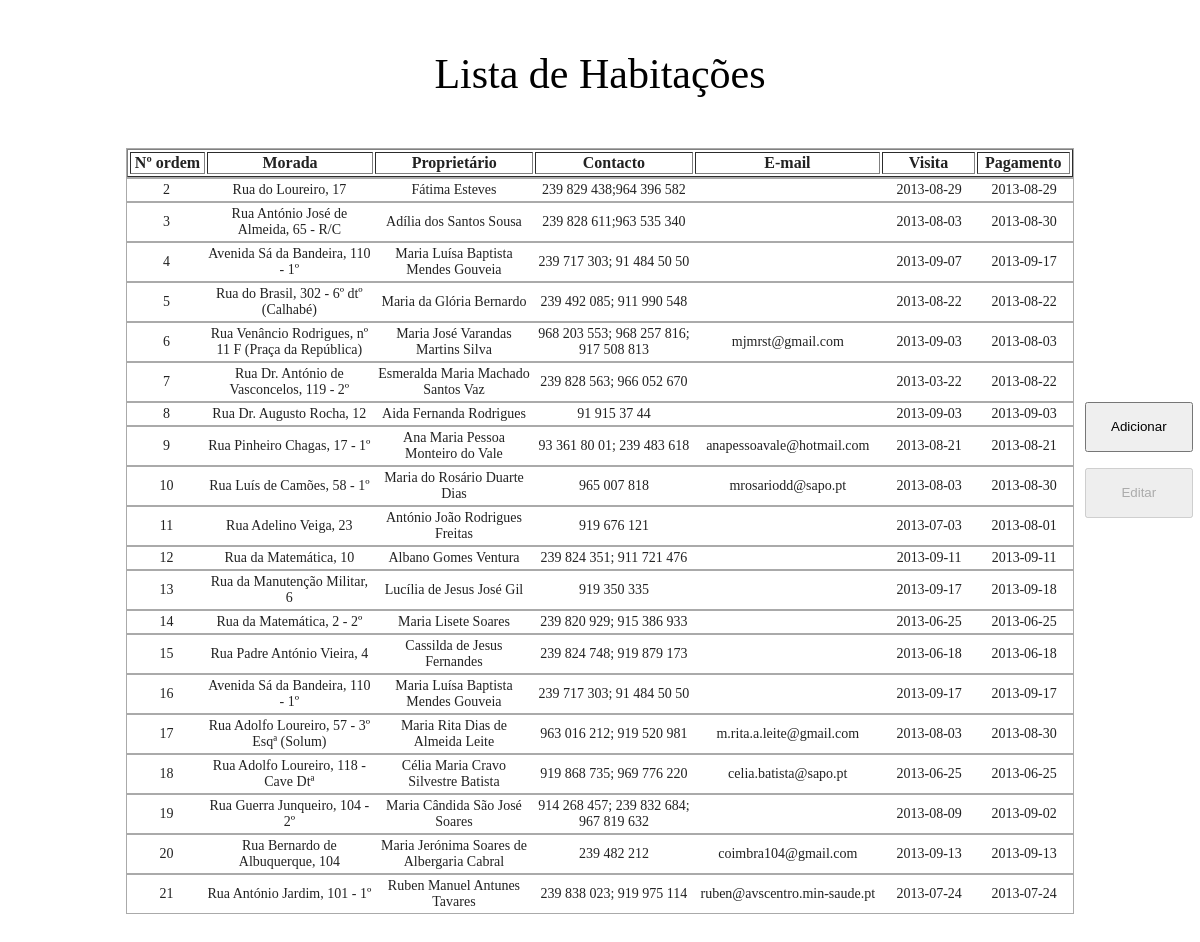
The page /site/admin/lista.php on the database as committed earlier.
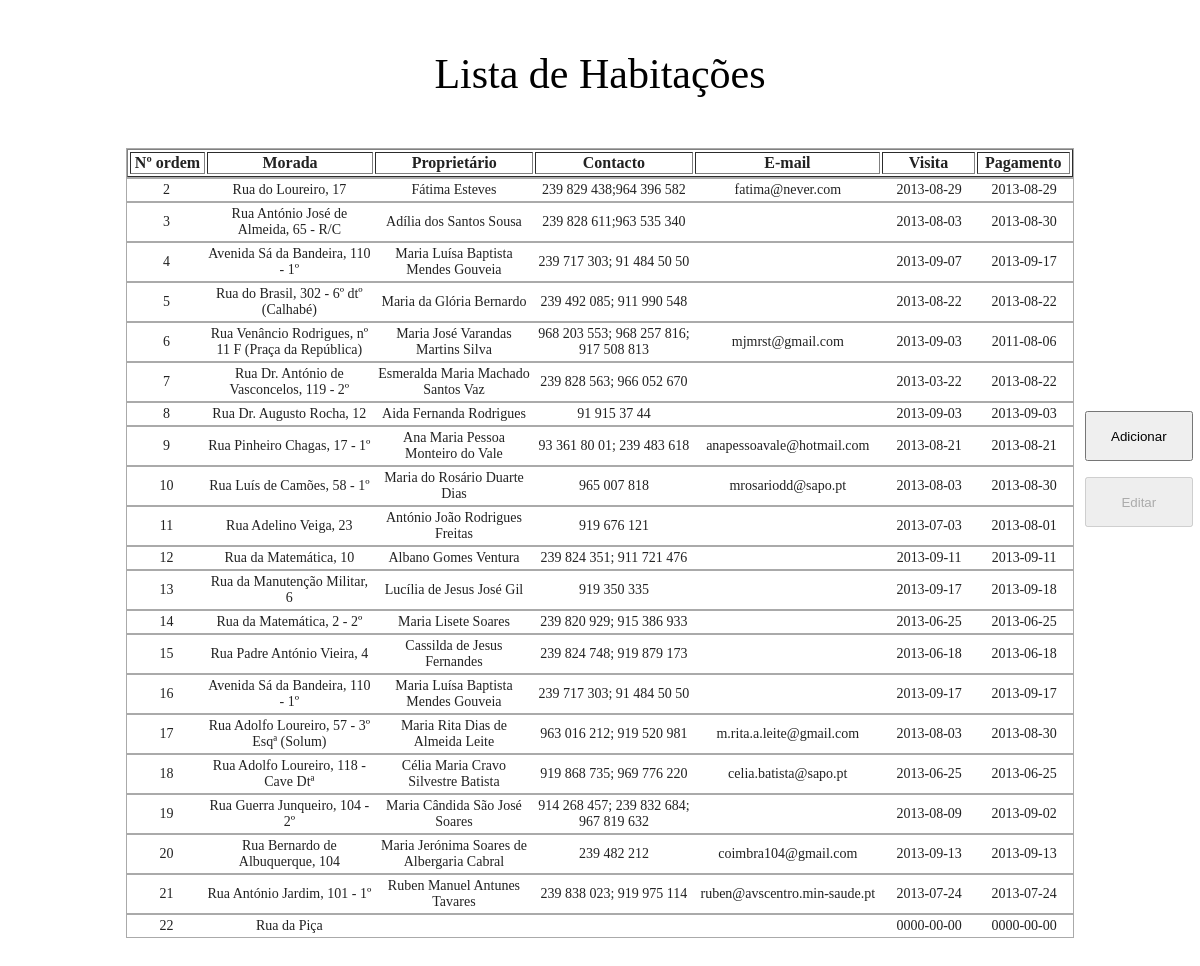
The same page on the database as committed later.
### tables this page shows
CREATE TABLE IF NOT EXISTS `ordens` (
  `ID` int(13) unsigned NOT NULL AUTO_INCREMENT,
  `Visivel` tinyint(1) NOT NULL,
  `Certificacao` tinyint(1) NOT NULL,
  `Senhorio` tinyint(1) NOT NULL,
  `Lavagem_roupa` tinyint(1) NOT NULL,
  `Mobilado` tinyint(1) NOT NULL,
  `Animais` tinyint(1) NOT NULL,
  `Visitas` tinyint(1) NOT NULL,
  `Agua` tinyint(1) NOT NULL,
  `Luz` tinyint(1) NOT NULL,
  `Gas` tinyint(1) NOT NULL,
  `Internet` tinyint(1) NOT NULL,
  `Outras_despesas` varchar(64) NOT NULL,
  `Morada` varchar(256) NOT NULL,
  `Zona` varchar(4) NOT NULL,
  `Proprietario` varchar(64) NOT NULL,
  `Contacto` varchar(64) NOT NULL,
  `Email` varchar(64) NOT NULL,
  `Inscricao_ano` year(4) NOT NULL,
  `Numero_pessoas` int(7) NOT NULL,
  `Min_meses` int(7) NOT NULL,
  `Sexo` set('Masculino','Feminino','Ambos') NOT NULL,
  `Cozinha` int(2) NOT NULL,
  `Casa_de_banho` int(2) NOT NULL,
  `Dimensoes` int(2) NOT NULL,
  `Estado_casa` int(2) NOT NULL,
  `Avaliador` varchar(64) NOT NULL,
  `Tipo` set('Apartamento','Quarto','Residencia','Republica') NOT NULL,
  `Visita` date NOT NULL,
  `Pagamento` date NOT NULL,
  PRIMARY KEY (`ID`)
);

### site/lib/QuickSQL.php (called while the page is built, shortened)
<?
	class QuickSQL {
		function __construct($db, $user, $password) {
			if (!$this->connection = mysql_connect('localhost', $user, $password))
				return $this->loginFailed = true;
			$tables = $this->Query('SHOW TABLES');
		}
		function Query($query) {
			if (!$result = mysql_query($query, $this->connection))
				$this->Error(mysql_error() . '<br>Query: ' . $query);
			return $result;
		}
	}
	class QuickSQLTable {
		function __construct($db, $name) {
			$this->name = $name;
			$this->db = $db;
		}
		function Find($fields, $cond) {
			$result = $this->Select($fields, $cond);
			$array = array();
			while ($entry = mysql_fetch_assoc($result))
				$array[] = $entry;
			return $array;
		}
		function Select($fields, $cond) {
			return $this->Query("SELECT $fields FROM $this->name $cond");
		}
		function Query($query) {
			return $this->db->Query($query);
		}
	}
?>

### site/database.php (called while the page is built, shortened)
<?
	require 'lib/QuickSQL.php';
    new QuickSQL('alocoimbra', 'root', 'root');
?>

### site/admin/lista.php (the view, shortened to what this page needs)
<? require '../database.php'; ?>
<!DOCTYPE html PUBLIC "-//W3C//DTD XHTML 1.0 Transitional//EN" "http://www.w3.org/TR/xhtml1/DTD/xhtml1-transitional.dtd">
<html xmlns="http://www.w3.org/1999/xhtml">
    <head>
        <link rel="stylesheet" href="http://code.jquery.com/ui/1.10.3/themes/smoothness/jquery-ui.css">
        <link href="/css/admin.css" rel="stylesheet" type="text/css" />
    </head>
    <body>
        <div class="menu-lateral">
            <p>
                <input type='button' id='add' value='Adicionar' onclick="window.location='adicionar';">
            </p>
            <p>
                <input type='submit' id='edit' value='Editar' onclick="window.location='editar/' + selection;" disabled>
            </p>
        </div>
        <div class="lista">
            <center>
                <p>Lista de Habitações</p>
            </center>
            <div class="ui-widget-content">
                <table border="1">
                    <tr>
                        <td class="pri"><b>Nº ordem</b></td>
                        <td class="sec"><b>Morada</b></td>
                        <td class="ter"><b>Proprietário</b></td>
                        <td class="qua"><b>Contacto</b></td>
                        <td class="qui"><b>E-mail</b></td>
                        <td class="sex"><b>Visita</b></td>
                        <td class="set"><b>Pagamento</b></td>
                    </tr>
                </table>
            </div>
            <ol id="selectable">
                <? foreach ($ordens->Find('*', '') as $ordem) { ?>
                    <li class="ui-widget-content">
                        <table>
                            <tr>
                                <td class="pri"><?= $ordem['ID'] + 1 ?></td>
                                <td class="sec"><?= $ordem['Morada'] ?></td>
                                <td class="ter"><?= $ordem['Proprietario'] ?></td>
                                <td class="qua"><?= $ordem['Contacto'] ?></td>
                                <td class="qui"><?= $ordem['Email'] ?></td>
                                <td class="sex"><?= $ordem['Visita'] ?></td>
                                <td class="set"><?= $ordem['Pagamento'] ?></td>
                            </tr>
                        </table>
                    </li>
                <? } ?>
            </ol>
        </div>
    </body>
</html>

### site/css/admin.css (style rules this page uses)
.lista { width: 80%; margin: 50px auto 50px auto; text-align:center; }
.lista p { font-size: 42px; margin-bottom: 50px; }
#selectable { list-style-type: none; margin: 0; padding: 0; width: 100%; }
#selectable li { font-size: 14px; }
.ui-widget-content table { width: 100%; }
.ui-widget-content table tr .pri { width: 8%; }
.ui-widget-content table tr .sec { width: 18%; }
.ui-widget-content table tr .ter { width: 17%; }
.ui-widget-content table tr .qua { width: 17%; }
.ui-widget-content table tr .qui { width: 20%; }
.ui-widget-content table tr .sex { width: 10%; }
.ui-widget-content table tr .set { width: 10%; }
.menu-lateral { position:fixed; top:40%; right: 0; width: 10%; }
.menu-lateral p input { margin-left:4%; width: 90%; height: 50px; }

Rows that differ between the two databases and show on the page:
changed ordens "Rua do Loureiro, 17": Email (not shown) → "fatima@never.com"
changed ordens "Rua Venâncio Rodrigues, nº 11 F (Praça da República)": Pagamento "2013-08-03" → "2011-08-06"
added ordens: $ordem['ID'] + 1 "22", Morada "Rua da Piça", Visita "0000-00-00", Pagamento "0000-00-00"
